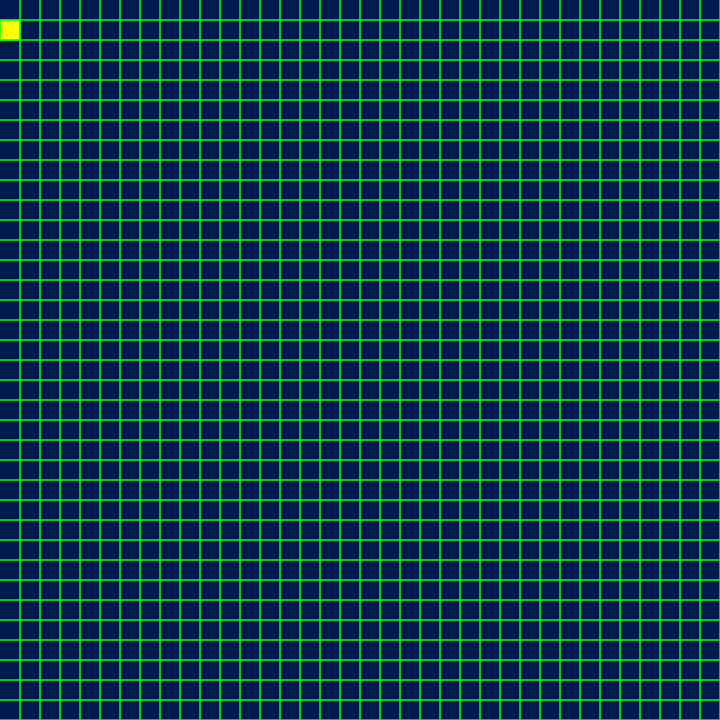
Frame 1 (no input)
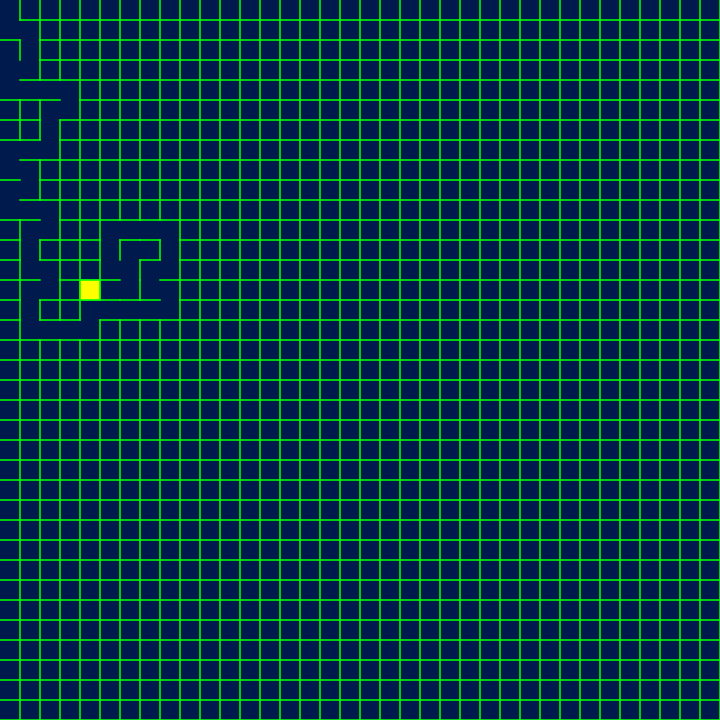
Frame 60 (no input)
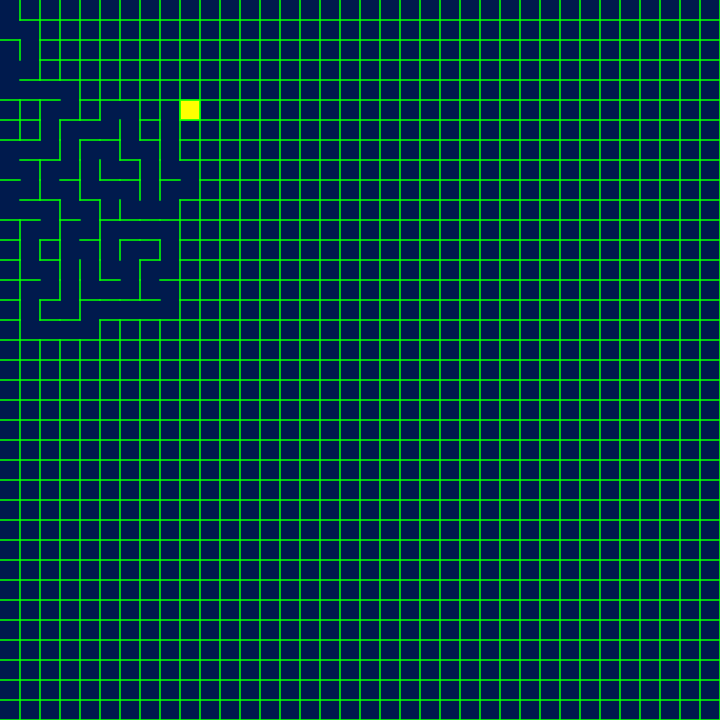
Frame 120 (the mouse pressed at the canvas centre since frame 60)

The p5.js sketch that drew these frames (run headless with seeded random() and noise() and a simulated clock; from frame 60 on, the mouse is pressed at the canvas centre):

// p5.js sketch
// ── sketch.js
var row, col;
var w = 20;
var grid = [];
var current;

function setup() {
  createCanvas(720, 720);
  col = floor(width/w);
  row = floor(height/w);
  for(var j = 0; j < row; j++){
    for(var i = 0; i < col; i++)
      grid.push(new Cell(i, j));
  }
  current = grid[0];
}
var stack = [];

function draw() {
  background(0, 26, 77);
  current.visited = true;
  for(var j = 0; j < grid.length; j++)
  grid[j].show();

  var next = current.checkNeighbour();
  if(next){
    next.visited = true;
    stack.push(current)
    removeWalls(current, next);
    current = next;
  }
  else if(stack.length > 0){
    current = stack.pop();
  }

  fill(255, 255, 0);
  square(current.i * w, current.j * w, w);
}

function removeWalls(a, b)
{
  var x = a.i - b.i;
  if(x === 1){
    b.walls[0] = false;
    return;
  }
  else if(x === -1){
    a.walls[0] = false;
    return;
  }
  var y = a.j - b.j;
  if(y === 1)
    b.walls[1] = false;
  else if (y === -1)
    a.walls[1] = false;
}

// ── Cell.js
function Cell(i, j)
{
  this.i = i;
  this.j = j;
  this.walls = [true, true]
  this.visited = false;

  this.show = function(){
    var x = this.i * w;
    var y = this.j * w;
    stroke(0,255,0,200);
    strokeWeight(2);
    if(this.walls[0])
    line(x + w, y, x + w, y + w);
    if(this.walls[1])
    line(x + w, y + w, x, y + w);
  }

  this.index = function(i, j){
    if(i < 0 || i > col - 1 || j < 0 || j > row - 1)
      return -1;
    return i + j * col;
  }

  this.checkNeighbour = function(){
    var neighbour = []
    var top = grid[this.index(i, j - 1)];
    var right = grid[this.index(i + 1, j)];
    var bottom = grid[this.index(i, j + 1)];
    var left = grid[this.index(i - 1, j)];

    if(top && !top.visited)
    neighbour.push(top);
    if(right && !right.visited)
    neighbour.push(right);
    if(bottom && !bottom.visited)
    neighbour.push(bottom);
    if(left && !left.visited)
    neighbour.push(left);

    if(neighbour.length > 0){
      var r = floor(random(0, neighbour.length))
      return neighbour[r];
    }
    else {
      return undefined;
    }
  }
}

// ── style.css
html, body {
  margin-left: 20px;
  background-color: rgb(50, 50, 50);
}

canvas {
  display: inline;
  margin-left: 5%;
  border: 1px solid yellow;
  position: absolute;
  top:0;
  bottom: 0;
  left: 0;
  right: 0;
  margin:auto;
}

@font-face{
  font-family: harry;
  src : url("library/harry-p-font/HarryP-MVZ6w.ttf");
}

p{
  font-family: harry;
  color: white;
  font-size: 40px;
}

h1{
  display: block;
  color : yellow;
  opacity: 80%;
  margin-top: 20px;
  padding-bottom: 0px;
  text-align: center;
  margin-bottom: 30px;
  font-weight: 9;
  font-family: harry;
  font-size: 60px;
  text-shadow: 10px 10px 5px black;
}

title{
  font-family: harry;
  font-weight: 9;
}
